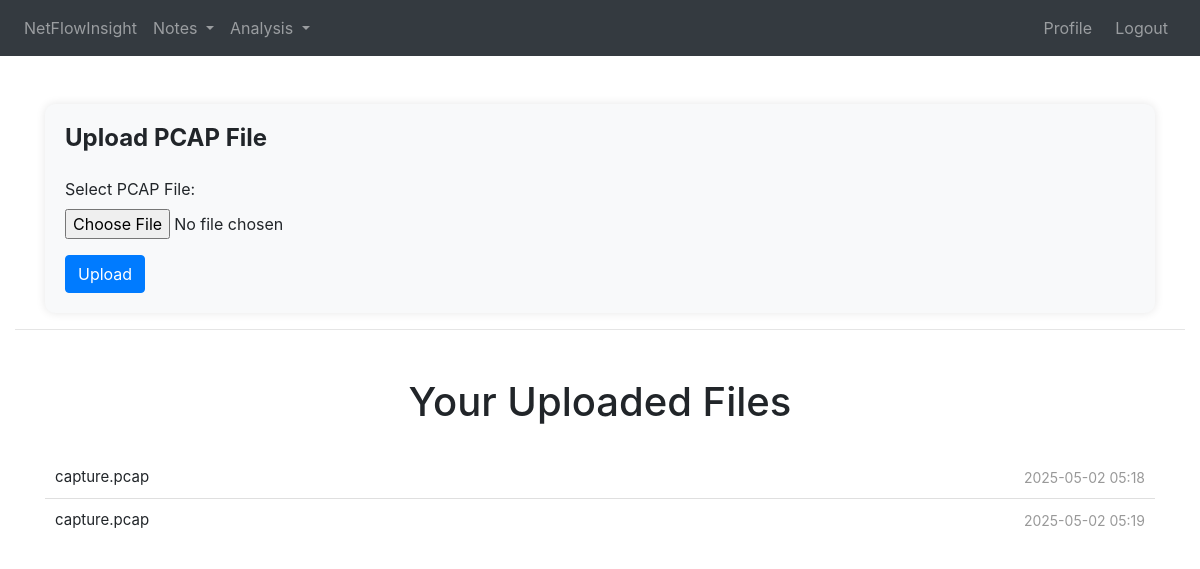
Screenshot of / (signed in) with the database file from the repository.
### NetFlowInsight/models.py (models this page shows)
class PcapLoc(db.Model):
    __tablename__ = 'pcaploc'
    id = db.Column(db.Integer, primary_key=True)
    path = db.Column(db.String(1000))
    filename = db.Column(db.String(1000))
    date = db.Column(db.DateTime(timezone=True), default=get_current_time)
    user_id = db.Column(db.Integer, db.ForeignKey('user.id'))
    file_analysis = db.relationship('FileAnalysis', backref='pcap_loc', lazy=True)
    note = db.relationship('Notes')

### NetFlowInsight/views.py (the view)
@views.route('/')
@login_required
def home():
    return render_template("home.html", user=current_user)

### NetFlowInsight/templates/home.html (shortened to what this page needs)
{% extends "base.html" %}
{% block content %}
<div class="container mt-5">
  <div class="card">
    <div class="card-body">
      <h2 class="card-title mb-4">Upload PCAP File</h2>
      <form action="/upload" method="POST" enctype="multipart/form-data">
        <div class="form-group">
          <label for="pcap_file">Select PCAP File:</label>
          <input type="file" class="form-control-file" id="pcap_file" name="pcap_file" accept=".pcap,.pcapng">
        </div>
        <button type="submit" class="btn btn-primary">Upload</button>
      </form>
    </div>
  </div>
</div>
<hr>
<div class="container mt-5">
  <h1 class="text-center">Your Uploaded Files</h1>
  <ul class="list-group list-group-flush" id="filename">
    {% for file in user.pcap_loc %}
    <li class="list-group-item">
      <div class="d-flex justify-content-between align-items-center">
        <span class="filename">{{ file.filename }}</span>
        <span class="date">{{ file.date.strftime("%Y-%m-%d  %H:%M") }}</span>
      </div>
    </li>
    {% endfor %}
  </ul>
</div>
{% endblock %}

### NetFlowInsight/static/css/style.css (style rules this page uses)
.date { margin-left: 40%; }
#filename { margin-top: 30px; }
.filename { font-size: 15px; font-weight: normal; }
.date { color: #999; font-size: 14px; }
.card { background-color: #f8f9fa; border: none; border-radius: 10px; box-shadow: 0 0 10px rgba(0, 0, 0, 0.1); }
.card-title { font-size: 24px; font-weight: bold; }
.btn-primary { background-color: #007bff; border-color: #007bff; }
.list-group-item { padding: 10px; }
.card { border-radius: 10px; overflow: hidden; }

### rows the page displays
PcapLoc: filename "capture.pcap", date "2025-05-02 05:18"
PcapLoc: filename "capture.pcap", date "2025-05-02 05:19"
